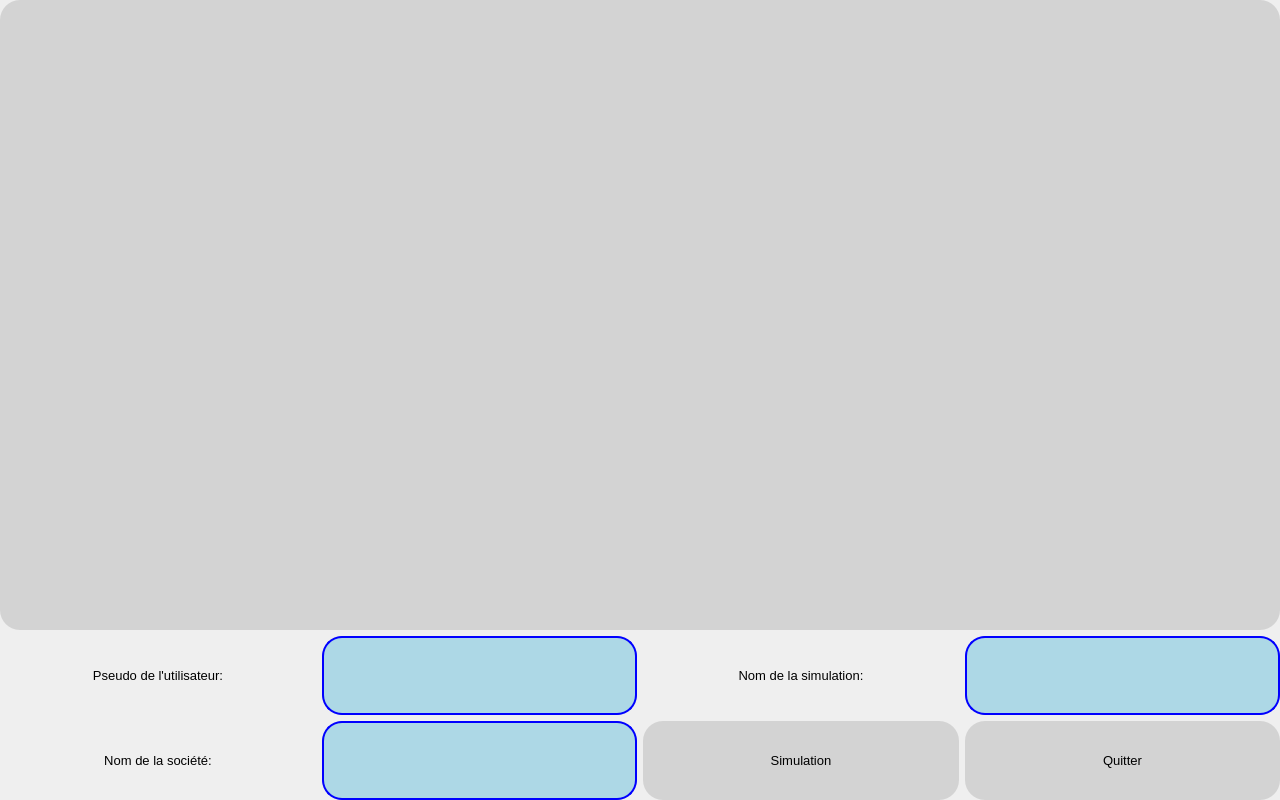
<?xml version="1.0" encoding="UTF-8"?>
<ui version="4.0">
 <class>dimensionement</class>
 <widget class="QWidget" name="dimensionement">
  <property name="geometry">
   <rect>
    <x>0</x>
    <y>0</y>
    <width>1280</width>
    <height>800</height>
   </rect>
  </property>
  <property name="maximumSize">
   <size>
    <width>1280</width>
    <height>803</height>
   </size>
  </property>
  <property name="font">
   <font>
    <pointsize>14</pointsize>
   </font>
  </property>
  <property name="windowTitle">
   <string>Form</string>
  </property>
  <layout class="QVBoxLayout" name="verticalLayout_2" stretch="80,10,10">
   <property name="margin">
    <number>0</number>
   </property>
   <item>
    <layout class="QVBoxLayout" name="verticalLayout_3">
     <property name="spacing">
      <number>0</number>
     </property>
     <item>
      <widget class="QLabel" name="label">
       <property name="maximumSize">
        <size>
         <width>1280</width>
         <height>800</height>
        </size>
       </property>
       <property name="styleSheet">
        <string notr="true">QLabel{
	border-radius: 20px;
	background-color: lightgray}</string>
       </property>
       <property name="text">
        <string/>
       </property>
       <property name="pixmap">
        <pixmap resource="image.qrc">:/images/dirigeable2.png</pixmap>
       </property>
       <property name="scaledContents">
        <bool>true</bool>
       </property>
       <property name="alignment">
        <set>Qt::AlignJustify|Qt::AlignTop</set>
       </property>
      </widget>
     </item>
    </layout>
   </item>
   <item>
    <layout class="QHBoxLayout" name="horizontalLayout" stretch="25,25,25,25">
     <item>
      <layout class="QHBoxLayout" name="horizontalLayout_3">
       <item>
        <widget class="QLabel" name="label_3">
         <property name="font">
          <font>
           <pointsize>10</pointsize>
          </font>
         </property>
         <property name="text">
          <string>Pseudo de l'utilisateur:</string>
         </property>
         <property name="alignment">
          <set>Qt::AlignCenter</set>
         </property>
        </widget>
       </item>
      </layout>
     </item>
     <item>
      <layout class="QHBoxLayout" name="horizontalLayout_6">
       <item>
        <widget class="QLineEdit" name="lineEdit">
         <property name="maximumSize">
          <size>
           <width>1280</width>
           <height>800</height>
          </size>
         </property>
         <property name="styleSheet">
          <string notr="true">QLineEdit {
     border: 2px solid blue;
     border-radius: 20px;
     padding: 0 8px;
     background: lightblue;
     selection-background-color: darkgray;
 }</string>
         </property>
        </widget>
       </item>
      </layout>
     </item>
     <item>
      <layout class="QHBoxLayout" name="horizontalLayout_5">
       <item>
        <widget class="QLabel" name="label_2">
         <property name="font">
          <font>
           <pointsize>10</pointsize>
          </font>
         </property>
         <property name="text">
          <string>Nom de la simulation:</string>
         </property>
         <property name="alignment">
          <set>Qt::AlignCenter</set>
         </property>
        </widget>
       </item>
      </layout>
     </item>
     <item>
      <layout class="QHBoxLayout" name="horizontalLayout_2">
       <item>
        <widget class="QLineEdit" name="lineEdit_2">
         <property name="maximumSize">
          <size>
           <width>1280</width>
           <height>800</height>
          </size>
         </property>
         <property name="styleSheet">
          <string notr="true">QLineEdit {
     border: 2px solid blue;
     border-radius: 20px;
     padding: 0 8px;
     background: lightblue;
     selection-background-color: darkgray;
 }</string>
         </property>
        </widget>
       </item>
      </layout>
     </item>
    </layout>
   </item>
   <item>
    <layout class="QHBoxLayout" name="horizontalLayout_4" stretch="25,25,25,25">
     <item>
      <layout class="QHBoxLayout" name="horizontalLayout_10">
       <item>
        <widget class="QLabel" name="label_4">
         <property name="font">
          <font>
           <pointsize>10</pointsize>
          </font>
         </property>
         <property name="text">
          <string>Nom de la société:</string>
         </property>
         <property name="alignment">
          <set>Qt::AlignCenter</set>
         </property>
        </widget>
       </item>
      </layout>
     </item>
     <item>
      <layout class="QHBoxLayout" name="horizontalLayout_9" stretch="0">
       <item>
        <widget class="QLineEdit" name="lineEdit_3">
         <property name="maximumSize">
          <size>
           <width>1280</width>
           <height>800</height>
          </size>
         </property>
         <property name="styleSheet">
          <string notr="true">QLineEdit {
     border: 2px solid blue;
     border-radius: 20px;
     padding: 0 8px;
     background: lightblue;
     selection-background-color: darkgray;
 }</string>
         </property>
        </widget>
       </item>
      </layout>
     </item>
     <item>
      <layout class="QHBoxLayout" name="horizontalLayout_11">
       <item>
        <widget class="QPushButton" name="pushButton">
         <property name="minimumSize">
          <size>
           <width>0</width>
           <height>0</height>
          </size>
         </property>
         <property name="maximumSize">
          <size>
           <width>1280</width>
           <height>800</height>
          </size>
         </property>
         <property name="font">
          <font>
           <pointsize>10</pointsize>
          </font>
         </property>
         <property name="autoFillBackground">
          <bool>false</bool>
         </property>
         <property name="styleSheet">
          <string notr="true">QPushButton{
	border-radius: 20px;
	background-color: lightgray}</string>
         </property>
         <property name="text">
          <string>Simulation</string>
         </property>
         <property name="checkable">
          <bool>false</bool>
         </property>
        </widget>
       </item>
      </layout>
     </item>
     <item>
      <layout class="QHBoxLayout" name="horizontalLayout_8">
       <item>
        <layout class="QHBoxLayout" name="horizontalLayout_7">
         <item>
          <widget class="QPushButton" name="pushButton_2">
           <property name="minimumSize">
            <size>
             <width>0</width>
             <height>0</height>
            </size>
           </property>
           <property name="maximumSize">
            <size>
             <width>1280</width>
             <height>800</height>
            </size>
           </property>
           <property name="font">
            <font>
             <pointsize>10</pointsize>
            </font>
           </property>
           <property name="autoFillBackground">
            <bool>false</bool>
           </property>
           <property name="styleSheet">
            <string notr="true">QPushButton{
	border-radius: 20px;
	background-color: lightgray}</string>
           </property>
           <property name="text">
            <string>Quitter</string>
           </property>
          </widget>
         </item>
        </layout>
       </item>
      </layout>
     </item>
    </layout>
   </item>
  </layout>
 </widget>
 <resources>
  <include location="image.qrc"/>
 </resources>
 <connections/>
</ui>
